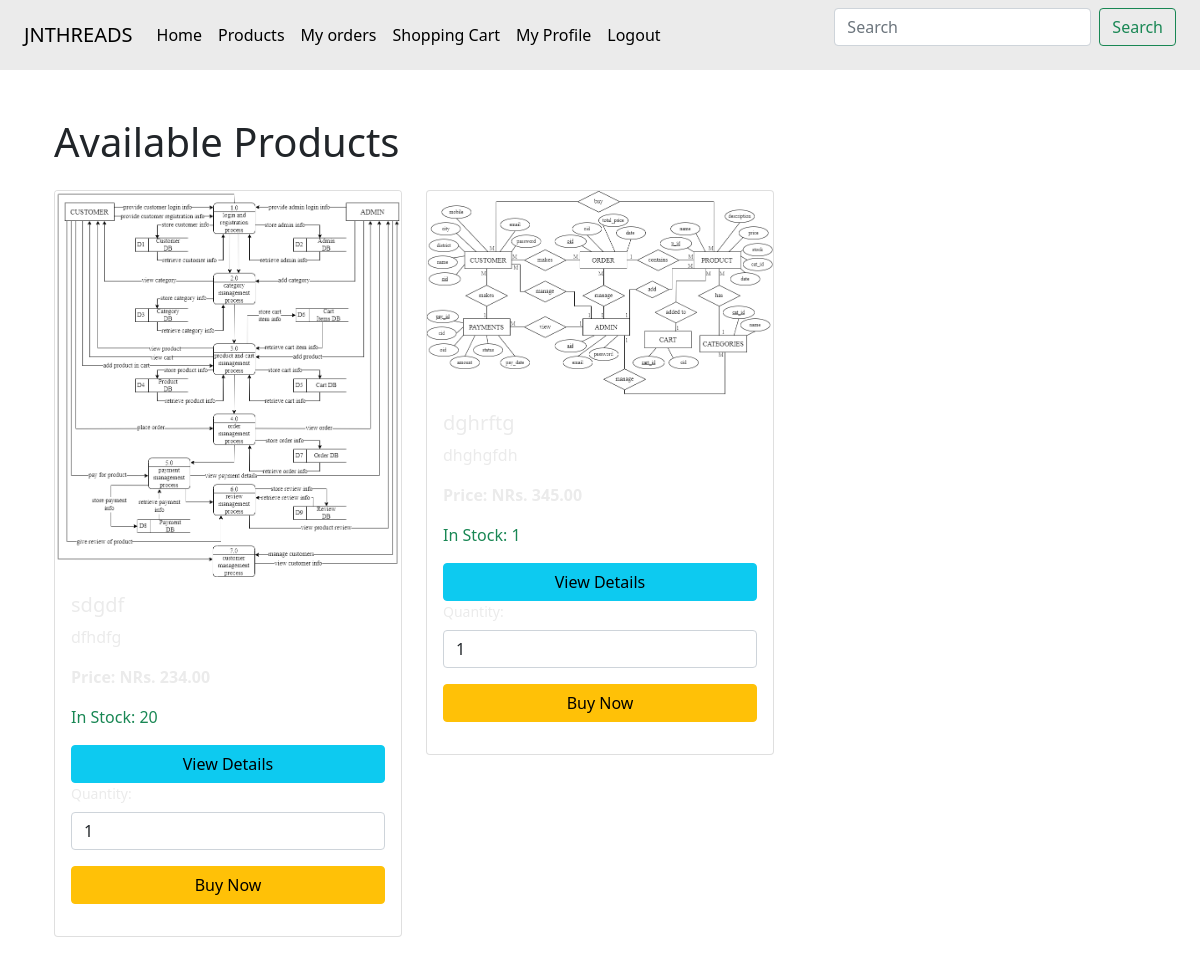
Before: /customer/view_product.php (signed in) with the older database file.
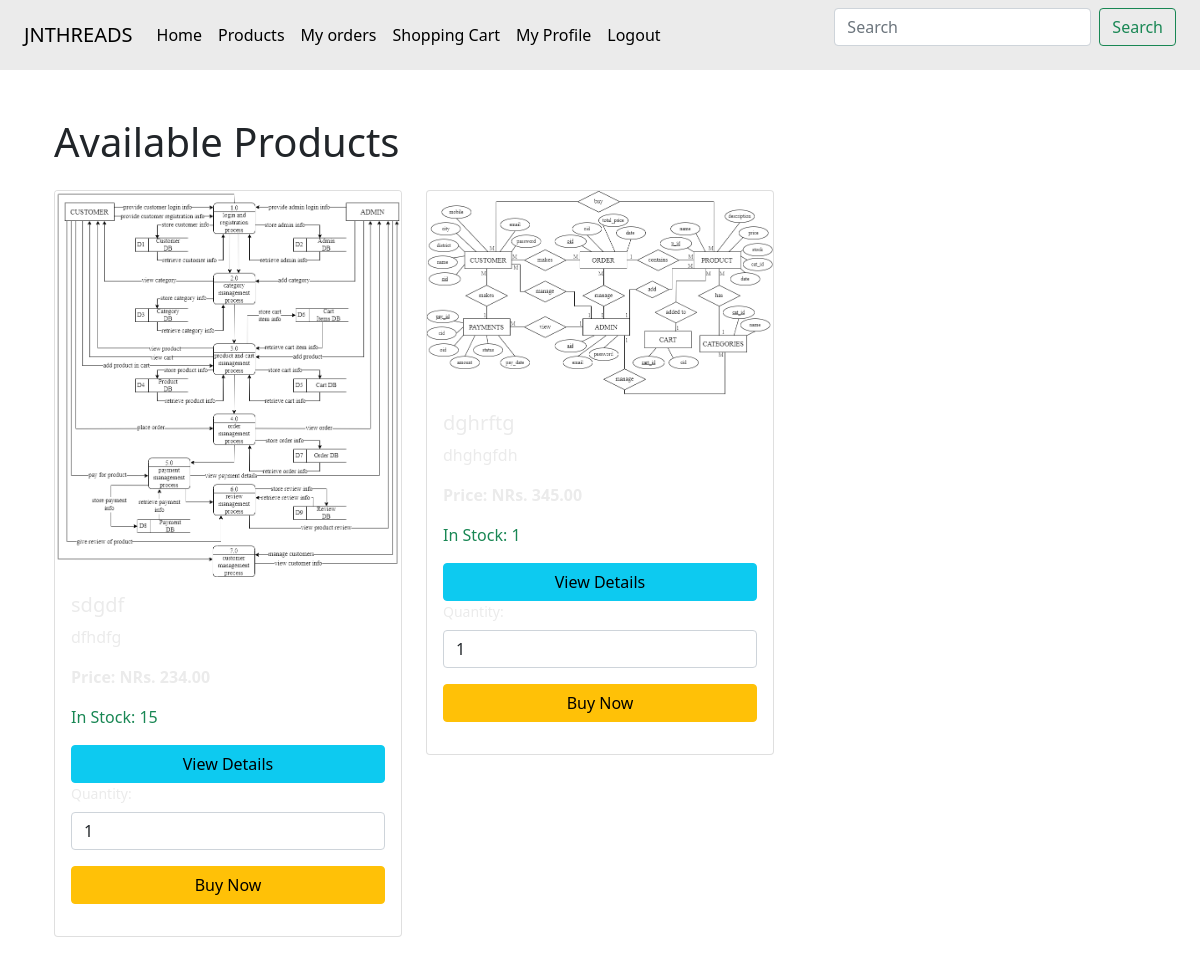
After: the same page with the newer database file.
### tables this page shows
CREATE TABLE `products` (
  `product_id` int(11) NOT NULL,
  `name` varchar(100) NOT NULL,
  `description` text DEFAULT NULL,
  `price` decimal(10,2) NOT NULL,
  `stock` int(11) NOT NULL,
  `category_id` int(11) DEFAULT NULL,
  `image_url` varchar(255) DEFAULT NULL,
  `created_at` timestamp NOT NULL DEFAULT current_timestamp(),
  `updated_at` timestamp NOT NULL DEFAULT current_timestamp() ON UPDATE current_timestamp()
);

### customer/view_product.php (the view, shortened to what this page needs)
<link rel="stylesheet" href="https://cdn.jsdelivr.net/npm/sweetalert2@11/dist/sweetalert2.min.css">
<?php
include($_SERVER['DOCUMENT_ROOT'] . '/ecs/customer/layout/cheader.php');
include('../database/connection.php');
$sql = "SELECT product_id, name, description, price, stock, image_url FROM products";
$result = $conn->query($sql);
?>
<link href="https://cdn.jsdelivr.net/npm/bootstrap@5.0.2/dist/css/bootstrap.min.css" rel="stylesheet">
<div class="container mt-5">
    <h1 class="mb-4">Available Products</h1>
    <div class="row">
        <?php if ($result && $result->num_rows > 0) {
            while ($row = $result->fetch_assoc()) { ?>
            <div class="col-md-4">
                <div class="card mb-4">
                    <img src="<?php echo htmlspecialchars($row['image_url']); ?>" class="card-img-top" alt="<?php echo htmlspecialchars($row['name']); ?>" />
                    <div class="card-body">
                        <h5 class="card-title"><?php echo htmlspecialchars($row['name']); ?></h5>
                        <p class="card-text"><?php echo htmlspecialchars($row['description']); ?></p>
                        <p class="card-text"><strong>Price: NRs. <?php echo htmlspecialchars($row['price']); ?></strong></p>
                        <p class="card-text">
                            <?php if ($row['stock'] > 0): ?>
                                <span class="text-success">In Stock: <?php echo htmlspecialchars($row['stock']); ?></span>
                            <?php else: ?>
                                <span class="text-danger">Out of Stock</span>
                            <?php endif; ?>
                        </p>
                        <?php if ($row['stock'] > 0): ?>
                            <a href="product_details.php?id=<?php echo $row['product_id']; ?>" class="btn btn-info w-100">View Details</a>
                            <br>
<form method="post" action="place_order.php" class="mb-3">
    <div class="mb-3">
        <label for="buy_quantity_<?php echo $row['product_id']; ?>" class="form-label">Quantity:</label>
        <input type="number" name="quantity" id="buy_quantity_<?php echo $row['product_id']; ?>" class="form-control" value="1" min="1" max="<?php echo $row['stock']; ?>" required>
    </div>
    <button type="submit" class="btn btn-warning w-100">Buy Now</button>
</form>
                        <?php else: ?>
                            <button class="btn btn-secondary w-100" disabled>Out of Stock</button>
                        <?php endif; ?>
                    </div>
                </div>
            </div>
        <?php }
        } else { ?>
            <div class="col-12">
                <p>No products available.</p>
            </div>
        <?php } ?>
    </div>
</div>

Changed rows visible on the page:
changed products "sdgdf": stock "20" → "15"
